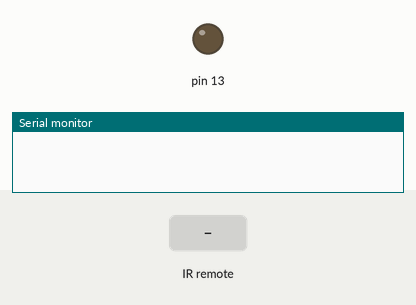
Simulated run of this sketch. Board: Arduino Uno, built with avr-gcc and run on an emulated ATmega328P. Parts: output pins drawn as LEDs (lit = HIGH), the last lines printed to the serial monitor. The inputs (shaded band) are chosen by the test bench. Pins used as bus, display or sensor lines are not drawn.

Above: at 1.2 s.
1.3 s: infrared code 0xFA3F159F received
At 1.9 s:
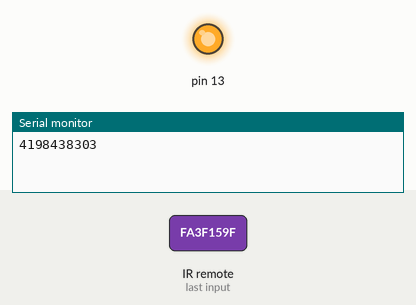
Timing chart, 0 to 4.3 s (numbered marks = the images above; inputs shaded):
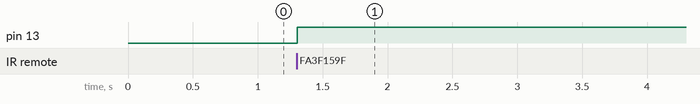

The sketch:

IR_Remote_Control.ino
```cpp
#include <IRremote.h>

#define RECV_PIN  11
#define GND_PIN 10
#define VCC_PIN 9

IRrecv irrecv(RECV_PIN);
decode_results results;

void setup()
{
  // IR Initialization
  Serial.begin(9600);
  irrecv.enableIRIn(); // Start the receiver

  // Sensor Power Pins
  pinMode(GND_PIN, OUTPUT);
  digitalWrite(GND_PIN, LOW);
  pinMode(VCC_PIN, OUTPUT);
  digitalWrite(VCC_PIN, HIGH);

  // Program Outputs//////////////////////////////////////////////////////
  pinMode(13, OUTPUT);
}

void loop() {
  if (irrecv.decode(&results)) {

    ////////////////////////////////////////////////////////////////
    Serial.println(results.value);
    if ( results.value == 4198438303)
    {
      digitalWrite(13, !digitalRead(13));
    }


    irrecv.resume(); // Receive the next value
  }
  delay(100);
}
```

Measured:
- after the input at 1.3 s, pin 13: LOW → HIGH at once
